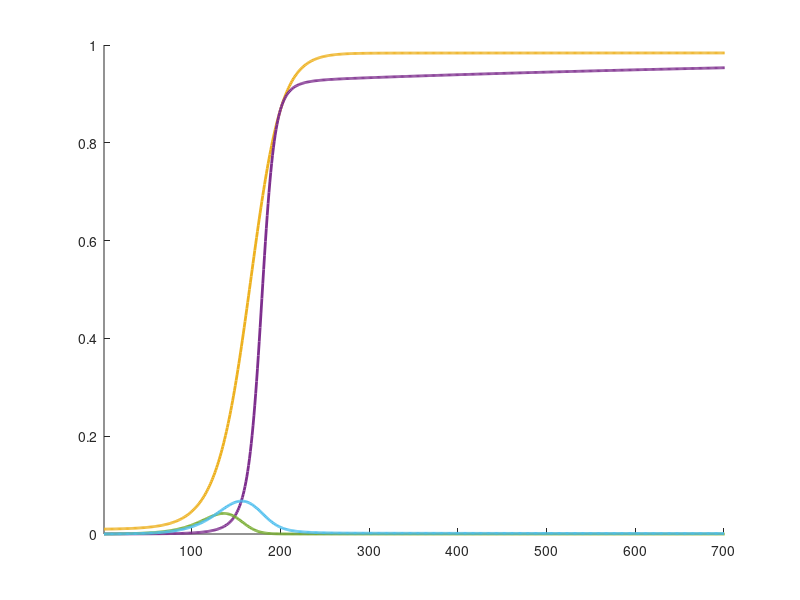

The MATLAB source for this figure:
% This script generates Fig. 3b (Main text). It generates data for a single
% trial run, then uses this data to plot how cooperator frequency, tag
% diversity, linkage disequilibrium and relatedness change over
% generations.

clearvars
close all
clc

tagSkewIni = 0.99; % This parameter captures the initial tag frequency distribution. It ranges from zero to one. When 0, all tag groups are roughly equal frequency initially. When 1, one tag starts at fixation. When intermediate, the dominant tag has some intermediate initial skew.
helpini = 0.01; % Proportion altruists within tag groups at start of run.
alpha = 1; % partner recycling probability
b=0.3; % benefit of cooperation
c=0.1; % cost of cooperation
T = 700; % generations
m=0.3; % migration rate
r=0.08; % recombination rate
tag = 100; % maximum number of tags (this is labelled as L_{max} in the text).
mu =  0.001 ; % trait mutation rate
N = 30 ; % deme size
csearch=0;

% the following 7 lines of code set up the initial genotype frequencies;
maj = (1/tag) * (1 - tagSkewIni) + tagSkewIni ;
popIni = zeros(2,4,tag);
popIni(1,1,:) = rand(1,tag);
popIni(1,1,:) = popIni(1,1,:) ./ ( sum(sum(popIni(1,1,:)))-popIni(1,1,1) ) .* (1-maj)  ;
popIni(1,1,1) = maj ;
popIni(1,1,:) = popIni(1,1,:) .* (1-helpini);
popIni(2,1,:) = (popIni(1,1,:) ./ (1-helpini) ) .* helpini;


% 'pop' (below) is a 4 dimensional matrix that is initially empty, but 
% will be populated to track the evolutionary process. The 2 x 4 x tag x 
% T+1 matrix can be understood as follows. The fourth dimension denotes the
% generation (ranging from generation 1 to generation T+1). In a given
% generation, the third dimension of the matrix denotes tag ID. This ranges
% from 1 to 'tag' (where 'tag' is labelled as Lmax in the text). The first
% dimension of the matrix (rows) denotes trait ID. This ranges from 1 
% (defectors) to 2 (helpers). The second dimension of the matrix (columns)
% is populated as follows. The first column denotes genotype frequency at
% the start of the generation. The second column reflects trait ID, and is
% 1 for helpers (i.e. second row of the second column of the matrix is 
% always 1) and zero for defectors (i.e. first row the second column of 
% the matrix is always 0). The third column denotes genotype frequency
% after selection. The forth column denotes genotype frequency after
% recombination. The matrix therefore tracks all genotype frequencies for
% each generation (1 to T+1) and at each lifecycle stage within each
% generation.

    pop = zeros(2,4,tag,T+1);
    pop(:,:,:,1) = popIni;  % This populates initial genotype frequencies.
    pop(2,2,:,:) = 1;  % As mentioned above, the second row of the second column is set to one (indicating helping).
    
% gamma (below) is the probability that 2 pairs of genes across 3 
% individuals coalesce (see Supp. Info. 4b).

gamma = ((-1+m)^3*(-12*(-1+r)^3-16*m^7*(-3+N)*(-2+N)*(-1+N)^3*(-1+r)^3+2*m^8*(-3+N)*(-2+N)*(-1+N)^3*(-1+r)^3+2*N^5*(-2+r)*r^2+4*N*(-1+r)*(-2+3*r)*(-5+4*r)+N^4*r*(-26+(44-17*r)*r)+N^3*(-1+r)*(18+13*r*(-7+4*r))-N^2*(-1+r)*(45+r*(-134+73*r))+m^6*(-2+N)*(-1+N)^2*(-1+r)*(168*(-1+r)^2+N*(-221+(448-225*r)*r)+N^2*(55+56*(-2+r)*r))-m^5*(-1+N)^2*(-1+r)*(-672*(-1+r)^2+N^3*(106+r*(-225+113*r))+4*N*(299+r*(-616+311*r))-2*N^2*(321+r*(-671+338*r)))+m^4*(-1+N)*(-1+r)*(840*(-1+r)^2+N^3*(-883+(1951-989*r)*r)+N^4*(122+r*(-281+143*r))-10*N*(229+r*(-476+241*r))+N^2*(2209+r*(-4750+2417*r)))+m^2*(-1+N)*(336*(-1+r)^3-N^3*(-1+r)*(260+r*(-756+397*r))-2*N*(-1+r)*(431+r*(-952+491*r))+N^2*(-1+r)*(751+r*(-1884+989*r))+N^4*(-24+r*(122+r*(-158+57*r))))-m^3*(-1+N)*(672*(-1+r)^3-4*N^3*(-1+r)*(159+2*r*(-193+99*r))-8*N*(-1+r)*(223+r*(-476+243*r))+4*N^2*(-1+r)*(415+r*(-947+488*r))+N^4*(-80+r*(298+r*(-334+115*r))))+m*(96*(-1+r)^3-4*N^5*r*(5+2*r*(-5+2*r))+22*N^2*(-1+r)*(19+r*(-49+26*r))-4*N*(-1+r)*(83+r*(-184+95*r))-N^3*(-1+r)*(230+r*(-743+403*r))+N^4*(-48+r*(278+r*(-364+131*r))))))/((-1+(-2+m)*m*(-1+N))*(-12*(-1+r)^3-9*m^8*(-3+N)*(-2+N)^2*(-1+N)^3*(-1+r)^3+m^9*(-3+N)*(-2+N)^2*(-1+N)^3*(-1+r)^3+2*N^5*(-2+r)*r^2+4*N*(-1+r)*(-2+3*r)*(-5+4*r)+N^4*r*(-26+(44-17*r)*r)+N^3*(-1+r)*(18+13*r*(-7+4*r))-N^2*(-1+r)*(45+r*(-134+73*r))+m^7*(-2+N)*(-1+N)^2*(-1+r)*(-216*(-1+r)^2+N^3*(-7+6*r)*(-5+6*r)+N^2*(-211+430*r-216*r^2)+N*(390-786*r+394*r^2))-m^6*(-2+N)*(-1+N)^2*(-1+r)*(-504*(-1+r)^2+N^2*(-466+(987-500*r)*r)+14*N*(63+r*(-129+65*r))+N^3*(76+r*(-167+84*r)))+m^5*(-2+N)*(-1+N)^2*(-1+r)*(-756*(-1+r)^2+42*N*(30+r*(-63+32*r))-3*N^2*(211+4*r*(-119+61*r))+N^3*(98+r*(-244+125*r)))+m*(-1+N)*(-108*(-1+r)^3+4*N^5*(-2+r)*r^2-2*N^4*r*(-5+3*r)*(-6+7*r)+3*N^3*(-1+r)*(22+r*(-108+61*r))+4*N*(-1+r)*(69+r*(-159+83*r))-N^2*(-1+r)*(227+r*(-680+369*r)))-m^2*(-1+N)*(-432*(-1+r)^3+2*N^5*r*(16+r*(-32+13*r))-6*N^2*(-1+r)*(193+5*r*(-100+53*r))+12*N*(-1+r)*(99+r*(-219+113*r))+N^3*(-1+r)*(484+r*(-1607+874*r))+6*N^4*(12+r*(-78+(106-39*r)*r)))+m^3*(-1+N)*(-1008*(-1+r)^3+140*N*(-1+r)*(21+r*(-45+23*r))+N^3*(-1+r)*(1583+6*r*(-716+379*r))-2*N^2*(-1+r)*(1592+r*(-3759+1957*r))+2*N^4*(174+r*(-764+(915-323*r)*r))+2*N^5*(-12+r*(74+r*(-101+37*r))))-m^4*(-1+N)*(-1512*(-1+r)^3+140*N*(-1+r)*(33+r*(-69+35*r))-4*N^2*(-1+r)*(1339+4*r*(-742+381*r))+N^3*(-1+r)*(2932+r*(-7029+3646*r))+N^4*(754+r*(-2771+(3077-1059*r)*r))+N^5*(-72+r*(298+r*(-348+121*r))))));

% phi (below) is the probability that 2 pairs of genes across 2 individuals
% coalesce at 2 loci (see Supp. Info. 4b).

phi =-(((-1+m)^2*(-12*(-1+r)^3-9*m^8*(-3+N)*(-2+N)^2*(-1+N)^3*(-1+r)^3+m^9*(-3+N)*(-2+N)^2*(-1+N)^3*(-1+r)^3+2*N^5*(-2+r)*r^2+4*N*(-1+r)*(-2+3*r)*(-5+4*r)+N^4*r*(-26+(44-17*r)*r)+N^3*(-1+r)*(18+13*r*(-7+4*r))-N^2*(-1+r)*(45+r*(-134+73*r))+m^7*(-2+N)*(-1+N)^2*(-1+r)*(-216*(-1+r)^2+35*N^3*(-1+r)^2+N^2*(-211-212*(-2+r)*r)+N*(390-786*r+394*r^2))-m^6*(-2+N)*(-1+N)^2*(-1+r)*(-504*(-1+r)^2+N^3*(-1+r)*(-76+77*r)+N^2*(-466+(945-472*r)*r)+14*N*(63+r*(-129+65*r)))+m^5*(-2+N)*(-1+N)*(-1+r)*(756*(-1+r)^2+2*N^4*(-1+r)*(-49+52*r)+N^3*(-731-753*(-2+r)*r)-42*N*(48+r*(-99+50*r))+N^2*(1893+2*r*(-1977+998*r)))-m^4*(-1+N)*(-1512*(-1+r)^3+2*N^5*(-1+r)^2*(-36+43*r)+140*N*(-1+r)*(33+r*(-69+35*r))-4*N^2*(-1+r)*(1339+2*r*(-1439+732*r))+N^3*(-1+r)*(2932+r*(-6321+3194*r))+N^4*(754+r*(-2371+(2441-823*r)*r)))+m^3*(-1+N)*(-1008*(-1+r)^3+8*N^5*(-1+r)^2*(-3+5*r)+140*N*(-1+r)*(21+r*(-45+23*r))-2*N^2*(-1+r)*(1592+3*r*(-1203+619*r))+N^3*(-1+r)*(1583+2*r*(-1837+938*r))+N^4*(348+r*(-1168+(1253-429*r)*r)))+m^2*(-432*(-1+r)^3-8*N^6*(-1+r)^2*r+N^3*(-1+r)*(1642+15*r*(-279+146*r))+12*N*(-1+r)*(135+r*(-291+149*r))-2*N^2*(-1+r)*(1173+r*(-2748+1429*r))+N^4*(556+r*(-2097+(2362-815*r)*r))+N^5*(-72+r*(304+r*(-374+135*r))))+m*(108*(-1+r)^3-N^3*(-1+r)*(293-924*r+500*r^2)-2*N^5*r*(12+5*r*(-5+2*r))-4*N*(-1+r)*(96+r*(-213+110*r))+N^2*(-1+r)*(503+r*(-1292+685*r))+N^4*(-66+r*(360+r*(-465+167*r))))))/((-1+(-2+m)*m*(-1+N))*(-12*(-1+r)^3-9*m^8*(-3+N)*(-2+N)^2*(-1+N)^3*(-1+r)^3+m^9*(-3+N)*(-2+N)^2*(-1+N)^3*(-1+r)^3+2*N^5*(-2+r)*r^2+4*N*(-1+r)*(-2+3*r)*(-5+4*r)+N^4*r*(-26+(44-17*r)*r)+N^3*(-1+r)*(18+13*r*(-7+4*r))-N^2*(-1+r)*(45+r*(-134+73*r))+m^7*(-2+N)*(-1+N)^2*(-1+r)*(-216*(-1+r)^2+N^3*(-7+6*r)*(-5+6*r)+N^2*(-211+430*r-216*r^2)+N*(390-786*r+394*r^2))-m^6*(-2+N)*(-1+N)^2*(-1+r)*(-504*(-1+r)^2+N^2*(-466+(987-500*r)*r)+14*N*(63+r*(-129+65*r))+N^3*(76+r*(-167+84*r)))+m^5*(-2+N)*(-1+N)^2*(-1+r)*(-756*(-1+r)^2+42*N*(30+r*(-63+32*r))-3*N^2*(211+4*r*(-119+61*r))+N^3*(98+r*(-244+125*r)))+m*(-1+N)*(-108*(-1+r)^3+4*N^5*(-2+r)*r^2-2*N^4*r*(-5+3*r)*(-6+7*r)+3*N^3*(-1+r)*(22+r*(-108+61*r))+4*N*(-1+r)*(69+r*(-159+83*r))-N^2*(-1+r)*(227+r*(-680+369*r)))-m^2*(-1+N)*(-432*(-1+r)^3+2*N^5*r*(16+r*(-32+13*r))-6*N^2*(-1+r)*(193+5*r*(-100+53*r))+12*N*(-1+r)*(99+r*(-219+113*r))+N^3*(-1+r)*(484+r*(-1607+874*r))+6*N^4*(12+r*(-78+(106-39*r)*r)))+m^3*(-1+N)*(-1008*(-1+r)^3+140*N*(-1+r)*(21+r*(-45+23*r))+N^3*(-1+r)*(1583+6*r*(-716+379*r))-2*N^2*(-1+r)*(1592+r*(-3759+1957*r))+2*N^4*(174+r*(-764+(915-323*r)*r))+2*N^5*(-12+r*(74+r*(-101+37*r))))-m^4*(-1+N)*(-1512*(-1+r)^3+140*N*(-1+r)*(33+r*(-69+35*r))-4*N^2*(-1+r)*(1339+4*r*(-742+381*r))+N^3*(-1+r)*(2932+r*(-7029+3646*r))+N^4*(754+r*(-2771+(3077-1059*r)*r))+N^5*(-72+r*(298+r*(-348+121*r)))))));

% F (below) is the probability that 1 pair of genes across 2 individuals 
% coalesces (see Supp. Info. 4b).

F = (1-m)^2 / ( (1-m)^2 + N*(1-(1-m)^2)) ;

G = (((1-m)^3)*(1+3*F*(N-1)) ) / ( N^2 - ((1-m)^3) *(N-1)*(N-2) ) ;

helperFreq(1) = sum(pop(2,1,:,1))  ;   % This is the frequency of the cooperation allele initially.

numberTags(1) = 1/(sum(sum(pop(:,1,:,1)).^2))  ;  % This is tag diversity initially.

linkageDis(1) =  - sum( sum(pop(:,1,:,1),1) .* (pop(2,1,:,1) ./ sum(pop(:,1,:,1),1) - helperFreq(1)) .* (sum(pop(:,1,:,1),1) - sum(sum(pop(:,1,:,1),1).^2,3) ) ,3); % This is linkage disequilibrium initially.


for t=1:T

% selection

xi = sum(pop(:,1,:,t) ); % This array gives the population frequency of each tag
xj = sum(xi.^2) - xi.^2; % This array gives the average tag frequency amongst all individuals who lack tag i.
pi = sum(pop(:,1,:,t) .* pop(:,2,:,t)) ./ xi; % This array gives the cooperator proportion for each tag (i.e. it gives, for each tag, the proportion of individuals who are cooperators).
denom = 1 - alpha .* (1-xi) .* (1-F); % This variable (short for denominator) is defined as it is used in multiple calculations below.
Minteract = (F+(1-F).* xi) ./ denom; % This array gives the per-generation probability of obtaining a social interaction.
Mind_helped = (pop(:,2,:,t) .* (phi + (F-phi).* xi) + (F-phi) .* pi + (1-2*F+phi) .* pi .* xi) ./ denom; % This array gives the per-generation probability of receiving help.
Mpop_helped = sum(xi .* pi .* Minteract);
Mdeme_helped = ( (Minteract.*pop(:,2,:,t))/N  + Mind_helped/N + (N-2)/N .* ...
               (gamma .* pop(:,2,:,t) + (F-gamma) .* sum(pi.*xi)  + ...
               + (F-gamma)  .* pop(:,2,:,t).*sum(((xi.*pi)./sum(pi.*xi)).*(xi + (1-xi).*alpha.*Minteract)) ...
               + (1-2*F+gamma) .* sum(xi .* pi .* (xi + (1-xi).*alpha.*Minteract))));
Mind_abandon = ((1-F).*(1-xi).*alpha) ./ denom ; % This array gives the per-generation number of times a partner was abandoned.
Mpop_abandon = sum(xi.*Mind_abandon) ;  
Mdeme_abandon = Mind_abandon/N + ...
                ((1-F).*(1-xi).*alpha.*(1+(Mpop_abandon-xi.*Mind_abandon)./(1-xi)))/N + ...
                ((N-2)/N) .* ...
                ( (F-G).*(1-xi).*alpha.*(1+Mind_abandon) +...
                (F-G).*(1-xi).*alpha.*(1+(Mpop_abandon-xi.*Mind_abandon)./(1-xi)) + ...
                (1-3.*F+2.*G).*sum(xi.*(1-xi).*alpha.*(1+Mind_abandon)) );
 
            
pavg = sum(pi.*xi); % This gives the population frequency of the cooperation allele.
            
% The below array gives Rtag values for each tag (Rtag is  relatedness at
% the trait locus obtained by matching at the tag locus).
RtagList = ((xi .* (-2 .* F .* pi + F + (pi-1) .* phi + pi) + F .* pi - pi.*phi + phi ) ./ (xi.*(-F) + xi + F) - pavg) ./ (1-pavg);

% The below array gives pedigree relatedness. This is relatedness at the
% trait locus that would be obtained by matching at the tag locus if there 
% was no linkage disequilibrium (pi = pavg). It is Equation 37 in the Supp.
% Info.
RPedList = (phi + (F-phi).*xi) ./ (F + (1-F).*xi) ;

% The below gives the average Rtag across all individuals in the population
% in generation t.
Rtag(t) = sum(RtagList .* xi);
% The below gives the average pedigree relatedness across all individuals 
% in the population in generation t.
RPed(t) = sum(RPedList .* xi);    
                       
% The below entry (into column 3) gives genotype frequencies after 
% selection (but before recombination and mutation).
pop(:,3,:,t) = pop(:,1,:,t) .* ( 1  +  b .*  Mind_helped - c .* Minteract .* pop(:,2,:,t) - (b-c) .* ((1-m) .* Mdeme_helped  + m .*  Mpop_helped)  - csearch .* (Mind_abandon - (1-m).* Mdeme_abandon - m .* Mpop_abandon ));  
           
% The below calculation (dividing all genotype frequencies by the sum of 
% genotype frequencies) serves to ensure that genotype frequencies sum to 
% 1, which prevents the proliferation of rounding errors over successive 
% generations.          
pop(:,3,:,t) = pop(:,3,:,t) ./ sum(sum(pop(:,3,:,t))) ;
  
% The below entry (into column 4) gives genotype frequencies after 
% recombination (but before mutation).
pop(:,4,:,t) =  pop(:,3,:,t) .* (2*F-phi) .* (1-m)^2 + (1-(2*F-phi).*(1-m)^2) .* ...
    (pop(:,3,:,t) .* (pop(:,3,:,t) + (sum(pop(:,3,:,t))-pop(:,3,:,t)) + (sum(pop(:,3,:,t),3) - pop(:,3,:,t)) + ...  % individual with both tag and trait mating with individual with one or both of tag and trait 
    (1-r) .* (1-sum(pop(:,3,:,t))-sum(pop(:,3,:,t),3) + pop(:,3,:,t))) + ... % individual with tag and trait mating but not recombining with individual lacking both tag and trait
    r .* (sum(pop(:,3,:,t))-pop(:,3,:,t)) .* (sum(pop(:,3,:,t),3) - pop(:,3,:,t))); % individual with one of tag and trait mating and recombining with individual with the other of the tag / trait

% The below calculation (dividing all genotype frequencies by the sum of 
% genotype frequencies) serves to prevent rounding errors (as above). 
pop(:,4,:,t) = pop(:,4,:,t) ./ sum(sum(pop(:,4,:,t))) ;

% The below entry gives genotype frequencies after trait mutation. This is
% entered into column 1 for the next generation (t+1).
pop(1,1,:,t+1) = pop(2,4,:,t) .* (mu) + pop(1,4,:,t) .* (1-mu);  
pop(2,1,:,t+1) = pop(1,4,:,t) .* (mu) + pop(2,4,:,t) .* (1-mu);  

% The below calculation (dividing all genotype frequencies by the sum of 
% genotype frequencies) serves to prevent rounding errors (as above).
pop(:,1,:,t+1) = pop(:,1,:,t+1) ./ sum(sum(pop(:,1,:,t+1))) ;
  

% The following three lines of code serve to record our summary statistics
% for each generation: cooperation frequency, tag diversity and linkage
% disequilibrium.
helperFreq(t+1) = sum(pop(2,1,:,t+1),3)  ; 
numberTags(t+1) = 1/(sum(sum(pop(:,1,:,t+1),1).^2,3)); %1/(sum(sum(pop(:,1,:,t+1)).^2))  ;
linkageDis(t+1) =  - sum( sum(pop(:,1,:,t+1),1) .* (pop(2,1,:,t+1) ./ sum(pop(:,1,:,t+1),1) - helperFreq(t+1)) .* (sum(pop(:,1,:,t+1),1) - sum(sum(pop(:,1,:,t+1),1).^2,3) ) ,3);

end



figure

% The below calculation standardises tag diversity, so that it
% ranges between 0 and 1, rather than between 1 and tag (L_{max}), which 
% means it can be plotted alongside our other summary statistics.
numberTagsStd = (numberTags-1) ./ (tag-1) ;

% The following line plots cooperator frequency over generations.
plot(1:T+1,helperFreq,'Color',[0.9290, 0.6940, 0.1250],'LineWidth',2,'LineStyle','-')
hold on
% The following line plots tag diversity over generations.
plot(1:T+1,numberTagsStd,'Color',[0.4940, 0.1840, 0.5560],'LineWidth',2,'LineStyle','-')
% The following line plots linkage disequilibrium over generations.
plot(1:T+1,linkageDis,'Color',[0.4660, 0.6740, 0.1880],'LineWidth',2,'LineStyle','-')
% The following line plots the difference between pedigree and tag
% relatedness, over generations.
plot(1:T,RPed-Rtag,'Color',[0.3010, 0.7450, 0.9330]	,'LineWidth',2,'LineStyle','-')
hold off
box off
set(gcf,'color','white')
xlim([1,T])
